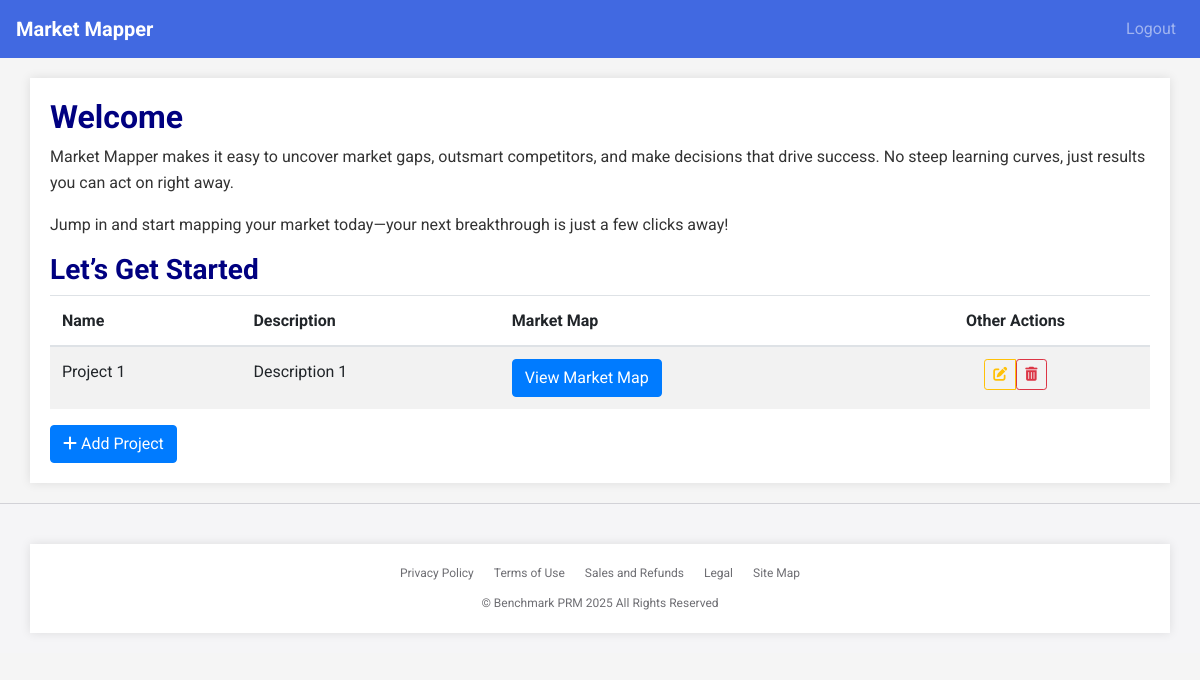
Page / (signed in) on the earlier database version.
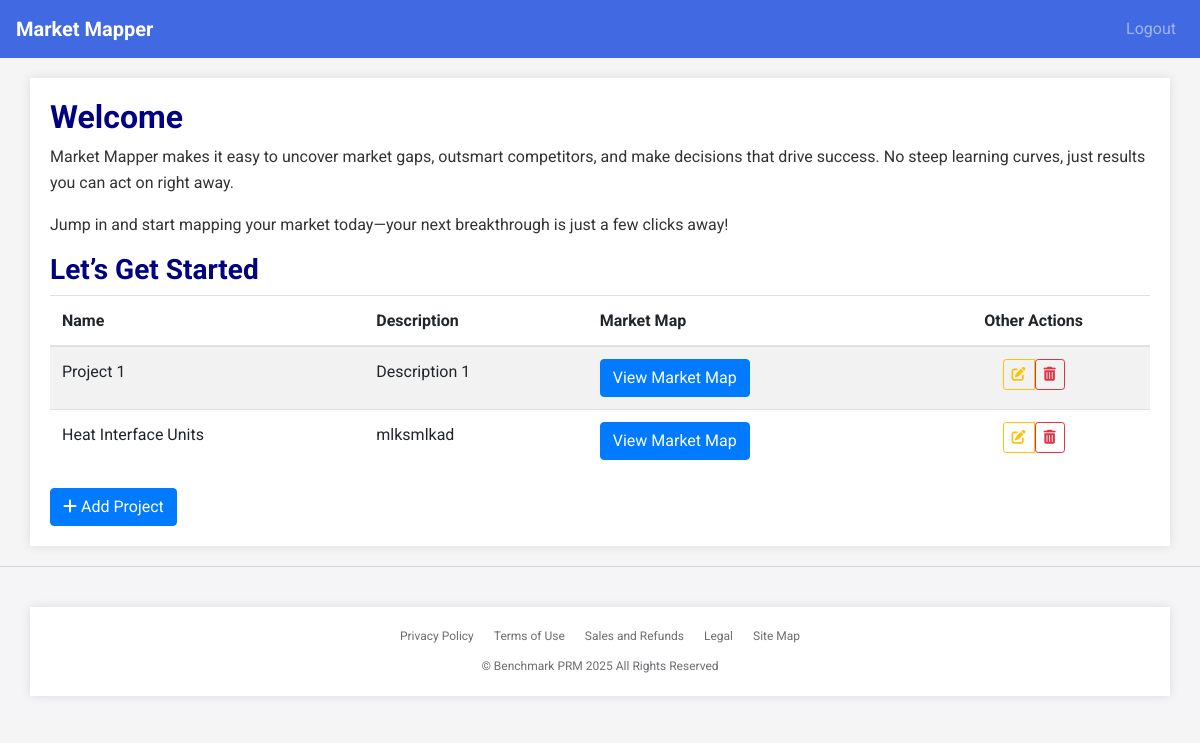
Same page on the later database version.
### app.py (models this page shows)
class Project(db.Model):
    id = db.Column(db.Integer, primary_key=True)
    name = db.Column(db.String(100), nullable=False)
    description = db.Column(db.Text)
    user_id = db.Column(db.Integer, db.ForeignKey('user.id'), nullable=False)
    has_market_map = db.Column(db.Boolean, default=False)  # EXACTLY like this

### app.py (the view, shortened to what this page needs)
@app.route('/dashboard', methods=['GET', 'POST'])  # Crucial: Add methods=['GET', 'POST']
@app.route('/', methods=['GET', 'POST'])
@login_required
def dashboard():
    projects = Project.query.filter_by(user_id=current_user.id).all()
    return render_template('dashboard.html', projects=projects)

### app.py (called while the page is built)
@login_manager.user_loader
def load_user(user_id):
    return User.query.get(int(user_id))

### templates/dashboard.html (shortened to what this page needs)
{% extends 'base.html' %}
{% block content %}
<h1>Welcome</h1>
<p>Market Mapper makes it easy to uncover market gaps, outsmart competitors, and make decisions that drive success. No steep learning curves, just results you can act on right away.</p>
<p>Jump in and start mapping your market today—your next breakthrough is just a few clicks away!</p>
<h2>Let’s Get Started</h2>
{% if projects %}
<table class="table table-striped">
    <thead>
        <tr>
            <th>Name</th>
            <th>Description</th>
            <th>Market Map</th>
            <th class="text-center">Other Actions</th>
        </tr>
    </thead>
    <tbody>
        {% for project in projects %}
        <tr>
            <td>{{ project.name }}</td>
            <td>{{ project.description }}</td>
            <td>
                {% if project.has_market_map %}
                    <a href="{{ url_for('market_map', project_id=project.id) }}" class="btn btn-primary">View Market Map</a>
                {% else %}
                    <a href="{{ url_for('manage_market_book', project_id=project.id) }}" class="btn btn-primary">Create Market Map</a>
                {% endif %}
            </td>
            <td class="text-center">
                <div class="btn-group">
                    <a href="{{ url_for('edit_project', project_id=project.id) }}" class="btn btn-sm btn-outline-warning" title="Edit"><i class="fas fa-edit"></i></a>
                    <form method="POST" action="{{ url_for('delete_project', project_id=project.id) }}" onsubmit="return confirm('Are you sure you want to delete this project?')">
                        <button type="submit" class="btn btn-sm btn-outline-danger" title="Delete"><i class="fas fa-trash-alt"></i></button>
                    </form>
                </div>
            </td>
        </tr>
        {% endfor %}
    </tbody>
</table>
{% else %}
<p>No projects yet.</p>
{% endif %}
<button id="addProjectButton" class="btn btn-primary"><i class="fas fa-plus"></i> Add Project</button>
{% endblock %}

Differences in the rows shown:
added Project: name "Heat Interface Units", description "mlksmlkad"
